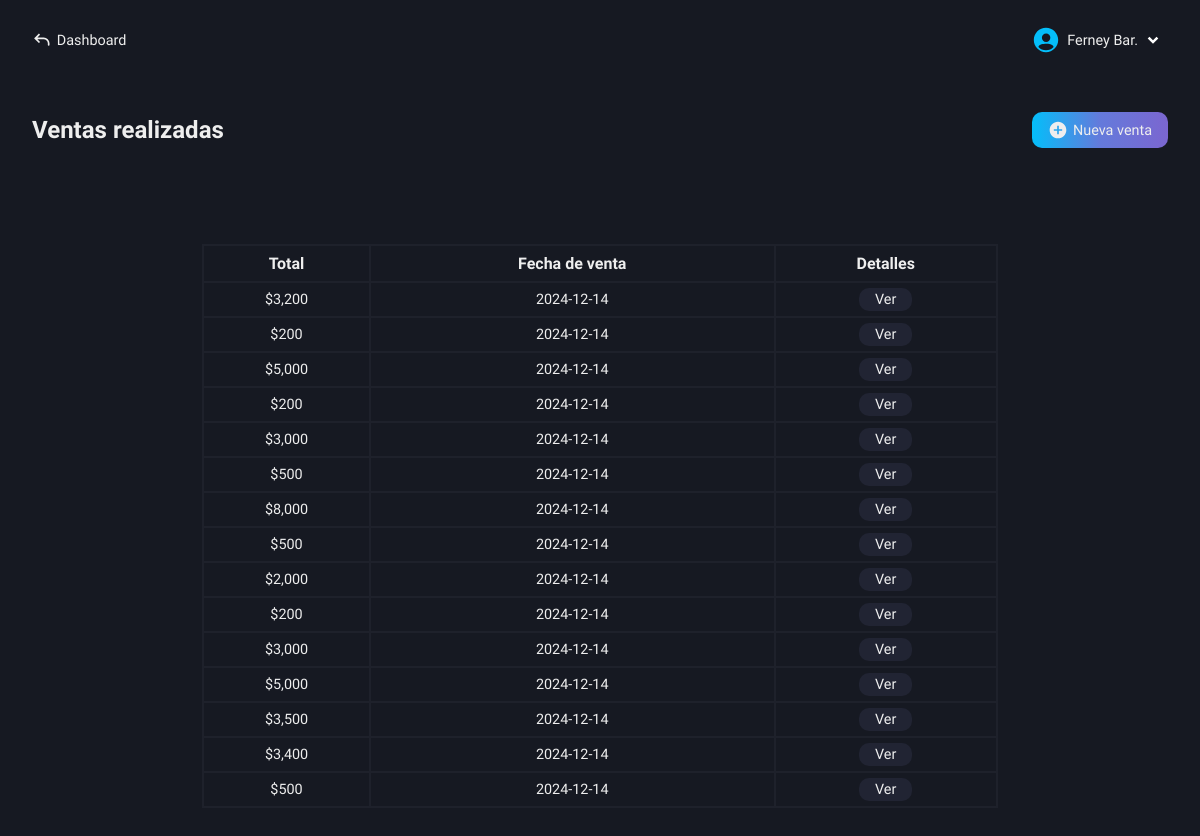
The app's page /roles/store/sales/sales-made.php (signed in), older data.
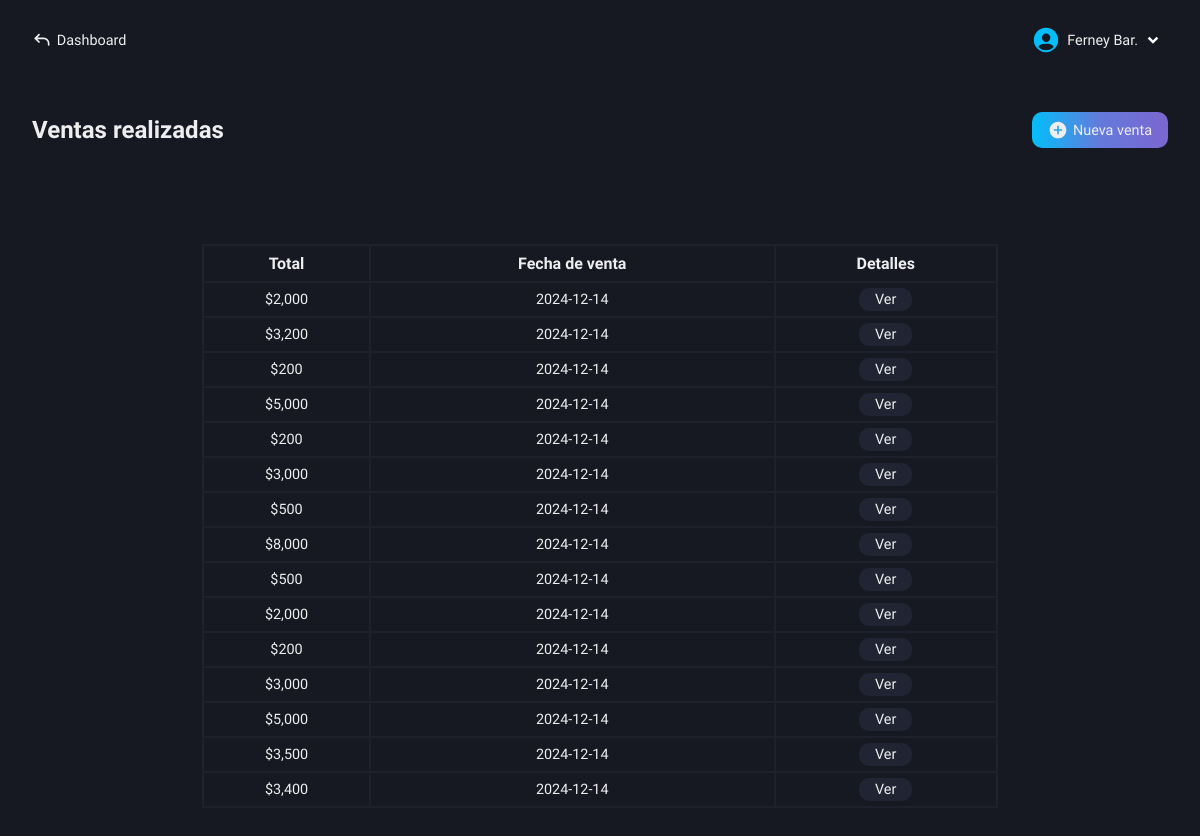
The same page, newer data.
### tables this page shows
CREATE TABLE `sales` (
  `id` int(11) NOT NULL AUTO_INCREMENT,
  `total_amount` int(11) NOT NULL,
  `sale_date` date NOT NULL,
  PRIMARY KEY (`id`)
);

### roles/store/sales/sales-made.php (the view, shortened to what this page needs)
<!DOCTYPE html>
<html lang="es">
<head>
    <link rel="stylesheet" href="../../../css/store/sales-made.css">
    <?php
        include("../../../conexion.php");
        if (isset($_SESSION['user_id'])) {
            $id_user = $_SESSION['user_id'];
        } else {
            header("Location: ../../../index.php");
            exit();
        }
    ?>
</head>
<body>
    <main class="main">
        <nav class="nav-dash">
            <a href="../../dashboard-store.php" class="go-dash">
                <svg xmlns="http://www.w3.org/2000/svg" width="20" height="20" viewBox="0 0 24 24"><path fill="#eee" d="m4 10l-.707.707L2.586 10l.707-.707zm17 8a1 1 0 1 1-2 0zM8.293 15.707l-5-5l1.414-1.414l5 5zm-5-6.414l5-5l1.414 1.414l-5 5zM4 9h10v2H4zm17 7v2h-2v-2zm-7-7a7 7 0 0 1 7 7h-2a5 5 0 0 0-5-5z"/></svg>
                <p>Dashboard</p>
            </a>
            <div class="user-modal">
                <div class="username">
                    <div class="name-down">
                        <?php
                            $queryData = "SELECT name, lastname FROM users WHERE id = $id_user";
                            $result = mysqli_query($conexion, $queryData);
                            $rowData = mysqli_fetch_assoc($result);
                            echo "<p class='name'>" . $rowData['name'] . ' ' . substr($rowData['lastname'], 0, 3) . ".</p>";
                        ?>
                        <img src="../../../svg/down-arrow.svg" alt="">
                    </div>
                </div>
            </div>
        </nav>
        <section class="new-sale-products" id="hidden-modal">
            <div class="new-sale">
                <div class="tlt-button">
                    <h2 class="tlt-function">Ventas realizadas</h2>
                    <a href="new-sale.php" class="btn-new-sale bg-btn">
                        <svg xmlns="http://www.w3.org/2000/svg" width="20" height="20" viewBox="0 0 24 24"><path fill="#eee" d="M12 2C6.477 2 2 6.477 2 12s4.477 10 10 10s10-4.477 10-10S17.523 2 12 2m5 11h-4v4h-2v-4H7v-2h4V7h2v4h4z"/></svg>
                        <p>Nueva venta</p>
                    </a>
                </div>
                <div class="content-table">
                    <table>
                        <tr>
                            <th>Total</th>
                            <th>Fecha de venta</th>
                            <th>Detalles</th>
                        </tr>
                        <?php
                            $querySales = "SELECT * FROM sales ORDER BY id DESC LIMIT 15";
                            $resultSales = mysqli_query($conexion, $querySales);
                            if($resultSales -> num_rows > 0) {
                                while ($row = mysqli_fetch_assoc($resultSales)){
                                    $id_sale = $row['id'];
                                    echo "<tr>
                                            <td>$" . number_format($row['total_amount'], 0) . "</td>
                                            <td>" . $row['sale_date'] . "</td>
                                            <td class='view-details'>
                                                <a href='functions/invoice-details.php?id=$id_sale'>Ver</a>
                                            </td>
                                        </tr>";
                                }
                            } else {
                                echo "<tr>
                                        <td colspan='3'>No hay ventas realizadas aún.</td>
                                      </tr>";
                            }
                        ?>
                    </table>
                </div>
            </div>
        </section>
    </main>
</body>
</html>

Row changes from the older to the newer data that the page shows:
no longer on this page (row unchanged): sales: total_amount "500", sale_date "2024-12-14"
added sales: total_amount "2,000", sale_date "2024-12-14"
